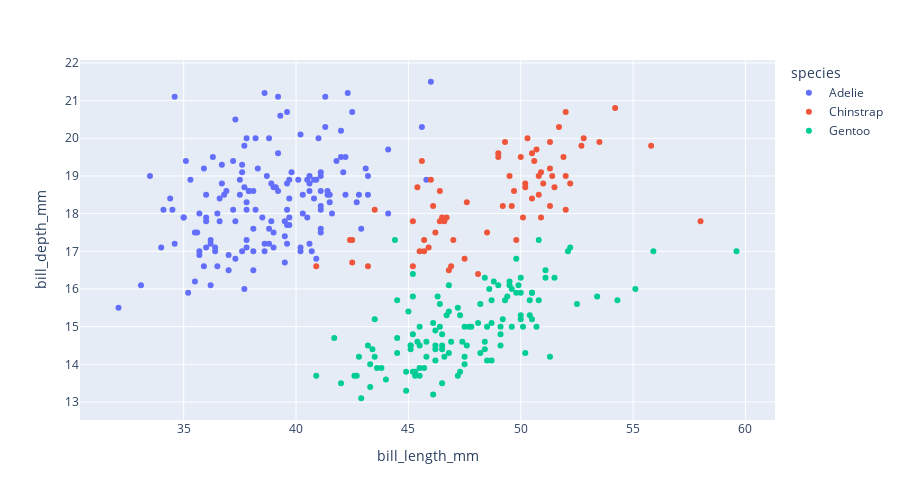

Here is the notebook cell this chart was saved with:
### Code cell
df.plot(
    kind="scatter",
    backend="plotly",
    x="bill_length_mm",
    y="bill_depth_mm",
    color="species",
    height=500
)

### Figure 1 — Plotly figure (JSON) as saved in the notebook; plotly's stock layout.template omitted (floating-point values rounded to 4 significant figures; data arrays with more than 128 entries replaced by an {"elided": "..."} marker saying what was removed)
{"data": [{"hovertemplate": "species=Adelie<br>bill_length_mm=%{x}<br>bill_depth_mm=%{y}<extra></extra>", "legendgroup": "Adelie", "marker": {"color": "#636efa", "symbol": "circle"}, "mode": "markers", "name": "Adelie", "orientation": "v", "showlegend": true, "type": "scatter", "x": {"elided": "152 float values"}, "xaxis": "x", "y": {"elided": "152 float values"}, "yaxis": "y"}, {"hovertemplate": "species=Chinstrap<br>bill_length_mm=%{x}<br>bill_depth_mm=%{y}<extra></extra>", "legendgroup": "Chinstrap", "marker": {"color": "#EF553B", "symbol": "circle"}, "mode": "markers", "name": "Chinstrap", "orientation": "v", "showlegend": true, "type": "scatter", "x": [46.5, 50, 51.3, 45.4, 52.7, 45.2, 46.1, 51.3, 46, 51.3, 46.6, 51.7, 47, 52, 45.9, 50.5, 50.3, 58, 46.4, 49.2, 42.4, 48.5, 43.2, 50.6, 46.7, 52, 50.5, 49.5, 46.4, 52.8, 40.9, 54.2, 42.5, 51, 49.7, 47.5, 47.6, 52, 46.9, 53.5, 49, 46.2, 50.9, 45.5, 50.9, 50.8, 50.1, 49, 51.5, 49.8, 48.1, 51.4, 45.7, 50.7, 42.5, 52.2, 45.2, 49.3, 50.2, 45.6, 51.9, 46.8, 45.7, 55.8, 43.5, 49.6, 50.8, 50.2], "xaxis": "x", "y": [17.9, 19.5, 19.2, 18.7, 19.8, 17.8, 18.2, 18.2, 18.9, 19.9, 17.8, 20.3, 17.3, 18.1, 17.1, 19.6, 20, 17.8, 18.6, 18.2, 17.3, 17.5, 16.6, 19.4, 17.9, 19, 18.4, 19, 17.8, 20, 16.6, 20.8, 16.7, 18.8, 18.6, 16.8, 18.3, 20.7, 16.6, 19.9, 19.5, 17.5, 19.1, 17, 17.9, 18.5, 17.9, 19.6, 18.7, 17.3, 16.4, 19, 17.3, 19.7, 17.3, 18.8, 16.6, 19.9, 18.8, 19.4, 19.5, 16.5, 17, 19.8, 18.1, 18.2, 19, 18.7], "yaxis": "y"}, {"hovertemplate": "species=Gentoo<br>bill_length_mm=%{x}<br>bill_depth_mm=%{y}<extra></extra>", "legendgroup": "Gentoo", "marker": {"color": "#00cc96", "symbol": "circle"}, "mode": "markers", "name": "Gentoo", "orientation": "v", "showlegend": true, "type": "scatter", "x": [46.1, 50, 48.7, 50, 47.6, 46.5, 45.4, 46.7, 43.3, 46.8, 40.9, 49, 45.5, 48.4, 45.8, 49.3, 42, 49.2, 46.2, 48.7, 50.2, 45.1, 46.5, 46.3, 42.9, 46.1, 44.5, 47.8, 48.2, 50, 47.3, 42.8, 45.1, 59.6, 49.1, 48.4, 42.6, 44.4, 44, 48.7, 42.7, 49.6, 45.3, 49.6, 50.5, 43.6, 45.5, 50.5, 44.9, 45.2, 46.6, 48.5, 45.1, 50.1, 46.5, 45, 43.8, 45.5, 43.2, 50.4, 45.3, 46.2, 45.7, 54.3, 45.8, 49.8, 46.2, 49.5, 43.5, 50.7, 47.7, 46.4, 48.2, 46.5, 46.4, 48.6, 47.5, 51.1, 45.2, 45.2, 49.1, 52.5, 47.4, 50, 44.9, 50.8, 43.4, 51.3, 47.5, 52.1, 47.5, 52.2, 45.5, 49.5, 44.5, 50.8, 49.4, 46.9, 48.4, 51.1, 48.5, 55.9, 47.2, 49.1, 47.3, 46.8, 41.7, 53.4, 43.3, 48.1, 50.5, 49.8, 43.5, 51.5, 46.2, 55.1, 44.5, 48.8, 47.2, null, 46.8, 50.4, 45.2, 49.9], "xaxis": "x", "y": [13.2, 16.3, 14.1, 15.2, 14.5, 13.5, 14.6, 15.3, 13.4, 15.4, 13.7, 16.1, 13.7, 14.6, 14.6, 15.7, 13.5, 15.2, 14.5, 15.1, 14.3, 14.5, 14.5, 15.8, 13.1, 15.1, 14.3, 15, 14.3, 15.3, 15.3, 14.2, 14.5, 17, 14.8, 16.3, 13.7, 17.3, 13.6, 15.7, 13.7, 16, 13.7, 15, 15.9, 13.9, 13.9, 15.9, 13.3, 15.8, 14.2, 14.1, 14.4, 15, 14.4, 15.4, 13.9, 15, 14.5, 15.3, 13.8, 14.9, 13.9, 15.7, 14.2, 16.8, 14.4, 16.2, 14.2, 15, 15, 15.6, 15.6, 14.8, 15, 16, 14.2, 16.3, 13.8, 16.4, 14.5, 15.6, 14.6, 15.9, 13.8, 17.3, 14.4, 14.2, 14, 17, 15, 17.1, 14.5, 16.1, 14.7, 15.7, 15.8, 14.6, 14.4, 16.5, 15, 17, 15.5, 15, 13.8, 16.1, 14.7, 15.8, 14, 15.1, 15.2, 15.9, 15.2, 16.3, 14.1, 16, 15.7, 16.2, 13.7, null, 14.3, 15.7, 14.8, 16.1], "yaxis": "y"}], "layout": {"height": 500, "legend": {"title": {"text": "species"}, "tracegroupgap": 0}, "margin": {"t": 60}, "xaxis": {"anchor": "y", "domain": [0, 1], "title": {"text": "bill_length_mm"}}, "yaxis": {"anchor": "x", "domain": [0, 1], "title": {"text": "bill_depth_mm"}}}}
